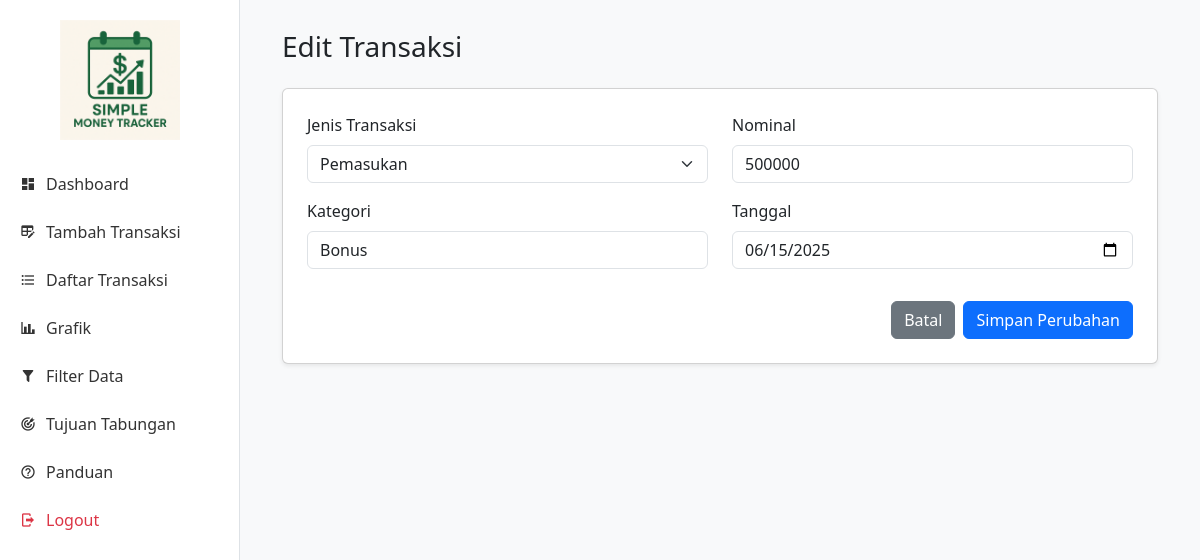
Page /edit_transaksi.php?id=14 (signed in) on the committed database.
### tables this page shows
CREATE TABLE `transactions` (
`id` int(11) NOT NULL AUTO_INCREMENT,
`user_id` int(11) NOT NULL,
`type` enum('Pemasukan','Pengeluaran') NOT NULL,
`amount` int(11) NOT NULL,
`kategori` varchar(100) NOT NULL,
`tanggal` date NOT NULL,
PRIMARY KEY (`id`),
KEY `user_id` (`user_id`),
CONSTRAINT `transactions_ibfk_1` FOREIGN KEY (`user_id`) REFERENCES `users` (`id`) ON DELETE CASCADE
);

### edit_transaksi.php (the view, shortened to what this page needs)
<?php
include 'koneksi.php';
$user_id = $_SESSION['user_id'];
$transaksi_id = isset($_GET['id']) ? (int)$_GET['id'] : 0;
$transaksi_to_display = [];
if ($transaksi_id > 0) {
$query_select = "SELECT * FROM transactions WHERE id = $transaksi_id AND user_id = $user_id";
$result = mysqli_query($conn, $query_select);
if (mysqli_num_rows($result) == 1) {
    $transaksi_to_display = mysqli_fetch_assoc($result);
} else {
    $_SESSION['notif'] = ['pesan' => 'Transaksi tidak ditemukan', 'tipe' => 'warning'];
    header("Location: daftar_transaksi.php");
    exit();
}
} else {
    header("Location: daftar_transaksi.php");
    exit();
}
?>
<!DOCTYPE html>
<html lang="id">
<head>
<link href="https://cdn.jsdelivr.net/npm/bootstrap@5.3.0/dist/css/bootstrap.min.css" rel="stylesheet">
<link href="https://cdn.jsdelivr.net/npm/@mdi/font@6.5.95/css/materialdesignicons.min.css" rel="stylesheet">
<link rel="stylesheet" href="style.css">
</head>
<body>
<?php include 'sidebar.php'; ?>
<div class="main-content">
<div class="container">
    <h3 class="mb-4">Edit Transaksi</h3>
    <form method="POST" action="edit_transaksi.php?id=<?= $transaksi_id; ?>" class="card p-4 shadow-sm bg-white">
    <div class="row">
        <div class="col-md-6 mb-3">
        <label for="jenis" class="form-label">Jenis Transaksi</label>
        <select name="jenis" id="jenis" class="form-select" required>
            <option value="Pemasukan" <?= ($transaksi_to_display['type'] == 'Pemasukan') ? 'selected' : ''; ?>>Pemasukan</option>
        </select>
        </div>
        <div class="col-md-6 mb-3">
        <label for="nominal" class="form-label">Nominal</label>
        <input type="number" name="nominal" id="nominal" class="form-control" min="1" value="<?= htmlspecialchars($transaksi_to_display['amount'] ?? $transaksi_to_display['nominal']); ?>" required>
        </div>
        <div class="col-md-6 mb-3">
        <label for="kategori" class="form-label">Kategori</label>
        <input type="text" name="kategori" id="kategori" class="form-control" value="<?= htmlspecialchars($transaksi_to_display['kategori']); ?>" required>
        </div>
        <div class="col-md-6 mb-3">
        <label for="tanggal" class="form-label">Tanggal</label>
        <input type="date" name="tanggal" id="tanggal" class="form-control" value="<?= htmlspecialchars($transaksi_to_display['tanggal']); ?>" required>
        </div>
    </div>
    <div class="d-flex justify-content-end mt-3 gap-2">
        <a href="daftar_transaksi.php" class="btn btn-secondary">Batal</a>
        <button type="submit" name="update" class="btn btn-primary">
        Simpan Perubahan
        </button>
    </div>
    </form>
</div>
</div>
</body>
</html>

### style.css (style rules this page uses)
body { background-color: #f8f9fa; font-family: 'Segoe UI', sans-serif; }
.main-content { margin-left: 240px; padding: 30px; }

### rows in the picture
transactions: jenis "Pemasukan", nominal "500000", kategori "Bonus", tanggal "06/15/2025"
